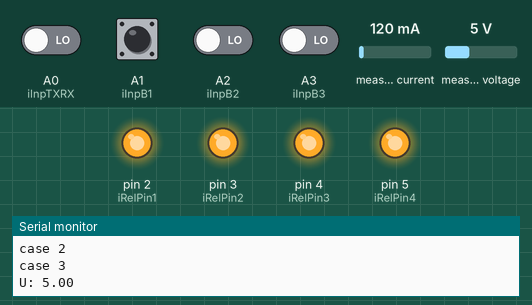
Simulated run of this sketch. Board: Arduino Uno, built with avr-gcc and run on an emulated ATmega328P. On the bench: output pins drawn as LEDs (lit = HIGH), the last lines printed to the serial monitor. Dashed ring = blinking. Inputs (shaded band) come from the test bench; at power-on: A0 (iInpTXRX), A1 (iInpB1), A2 (iInpB2), A3 (iInpB3) LOW, measured current 120 mA, measured voltage 5 V. WiFi joins after 1.5 s; servers stay silent unless stated; no MQTT or app messages arrive unless stated.

Above: at 3.7 s.
3.8 s: A1 (iInpB1) driven HIGH
At 5.0 s:
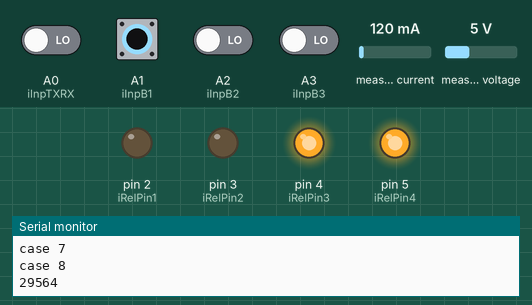
5.3 s: A2 (iInpB2) driven HIGH
At 6.1 s:
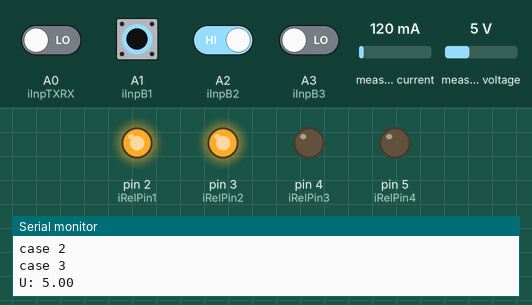
6.8 s: A2 (iInpB2) driven LOW
At 7.2 s:
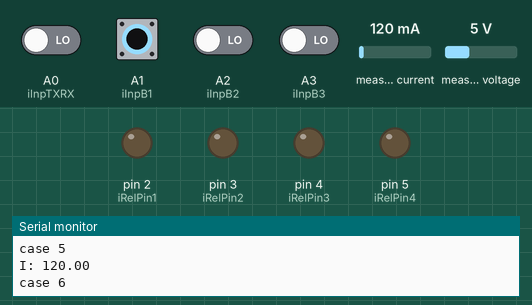
8.3 s: A1 (iInpB1) driven LOW
At 9.5 s:
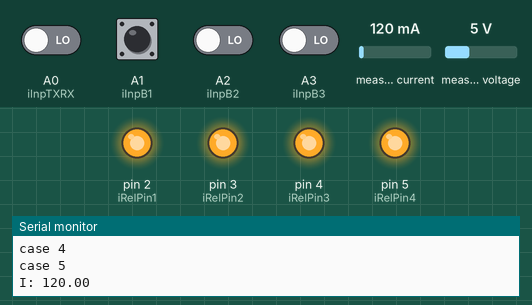
9.8 s: A1 (iInpB1) pulsed HIGH 5 times (0.12 s each, 0.3 s apart)
At 10.01 s:
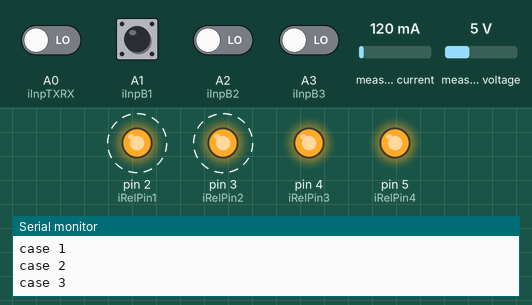
Timing chart, 0 to 12.8 s (numbered marks = the images above; inputs shaded):
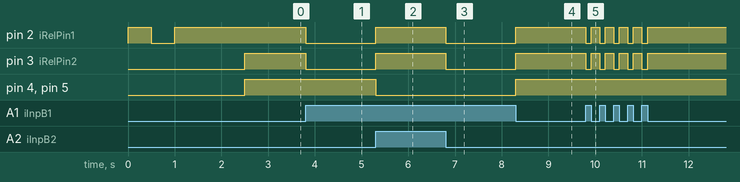

The sketch:

sdr-base.ino
```cpp
//version 0.1 01.05.2021
//version 1.0 08.05.2021
//B200mini sdr base
// using F()-Makro https://www.arduino.cc/reference/de/language/variables/utilities/progmem/
// https://www.arduinoforum.de/arduino-Thread-F-Makro-f%C3%BCr-Variablen-ein-kleiner-Tipp
//Funktion
//setup:
// 1. start serial
// 2. init INA219
// 3. init A0 - A3
// 4. init R1-4
// 5. init A0-A3
// 6. init MQTT
// 7. init Loop Timer
//Loop (poll A0 - A3, set TX/RX and Relais, send U/I println and mqtt
// A: main loop
// A.1. read band
// A.2. set band
// A.3. read RX TX
// A.4. set RX TX (9cm, 6cm, and 2m)
// A.5. call Communication Loop
// B: Communication Loop
// 1. measure U
// 2. println
// 3. measure I
// 4. println
// 5. read A0 - A3

// for INA219
#include <Wire.h>
#include <Adafruit_INA219.h>

//for Ethernet Shield
#include <SPI.h>
#include <Ethernet.h>

/* for MQTT */
#include <PubSubClient.h> // MQTT Bibliothek

//Adafruit_INA219 ina219;

Adafruit_INA219 ina219_A;
bool bIna219A = false;

// 2. INA219
float ub = 0;       //ina219_A
char  sub[5];
float ib = 0;       //ina219_A
char  sib[10];
//float uShunt =0;

// 4. Init R1-R4
int iRelPin1 = 2;
int iRelPin2 = 3;
int iRelPin3 = 4;
int iRelPin4 = 5;
int iRelPin5 = 6;
int iTX9cm   = 7;
int iTX6cm   = 8;
int iTX2m    = 9;
bool bRelPin1 = true;

// 5. Init A0-A3
int iInpTXRX = A0;
int iInpB1   = A1;
int iInpB2   = A2;
int iInpB3   = A3;
int iBand    = 0;
bool bTX     = false;


// 6. Init MQTT

// Enter a MAC address and IP address for your controller below.
// The IP address will be dependent on your local network.
// gateway and subnet are optional:
byte mac[] = {
  0x00, 0xAA, 0xBB, 0xCC, 0xDE, 0x03
};

EthernetClient ethClient;
PubSubClient client;

//char cEthFail_1[] = "Error: renewed fail";


char cMQTTstat[] = "DD0VS/SDR-base/stat";
char cMQTTtxrx[] = "DD0VS/SDR-base/RXTX";
char cMQTTband[] = "DD0VS/SDR-base/band";
char cMQTTvolt[] = "DD0VS/SDR-base/volt";
char cMQTTamps[] = "DD0VS/SDR-base/amps";
char cMQTTntme[] = "nothing to measure";
//char cMQTTalive[] = "DD0VS/SDR-base/stat";
char cBand[2];
char cRXTX[3];
// 6. Init Loop timer

unsigned long ulCommLoopTimerPrevious = 0;
int           iCommLoopStat = 0;

//Functions

void commLoop() {
  if ( (millis() - ulCommLoopTimerPrevious) >= 100) {
    ulCommLoopTimerPrevious = millis();
    //Serial.println("CommLoop");
    switch (iCommLoopStat) {
      case 1: Serial.println(F("case 1")); //publish TX
        iCommLoopStat++;
        //Serial.println("publish start RXTX");
        if (bTX) {
          sprintf(cRXTX, "%s", "TX");
          //client.publish(cMQTTtxrx,"TX");
        } else {
          sprintf(cRXTX, "%s", "RX");
          //client.publish(cMQTTtxrx,"RX");
        }
        client.publish(cMQTTtxrx, cRXTX);
        //Serial.println("publish end");
        break;
      case 2: Serial.println(F("case 2")); //publish Band
        iCommLoopStat++;
        sprintf(cBand, "%d", iBand);
        client.publish(cMQTTband, cBand);
        break;
      case 3: Serial.println(F("case 3")); //measure U
        iCommLoopStat++;
        if (bIna219A) {
          ub = ina219_A.getBusVoltage_V();
          //uShunt = ina219_A.getShuntVoltage_mV();
          // 2. println U
          Serial.print(F("U: "));
          Serial.println(ub);
          //Serial.print(F("Ushunt: "));
          //Serial.println(uShunt);
        }
        else {
          //delay(1000);
          Serial.println(cMQTTntme);
          ub = 12.9;
        }
        break;
      case 4: Serial.println(F("case 4")); //Publish U
        iCommLoopStat++;
        dtostrf(ub, 4, 1, sub);
        client.publish(cMQTTvolt, sub);
        break;
      case 5: Serial.println(F("case 5")); // Measure I
        if (bIna219A) {
          // 3. measure I
          ib = ina219_A.getCurrent_mA();
          Serial.print(F("I: "));
          Serial.println(ib);
        }
        else {
          //delay(1000);
          Serial.println(cMQTTntme);
          ib = 12000.0;
        }
        iCommLoopStat++;
        break;
      case 6: Serial.println(F("case 6")); //publish I
        iCommLoopStat++;
        dtostrf(ib, 7, 1, sib);
        client.publish(cMQTTamps, sib);
        break;
      case 7: Serial.println(F("case 7")); //MQTT loop
        iCommLoopStat++;
        if (!client.connected()) {
          reconnect();
        }
        client.loop();
        break;
      case 8: Serial.println(F("case 8")); //maintain Ehternet
        iCommLoopStat = 1;
        maintainEthernet();
        Serial.println(freeMemory());
        break;
      /*case 6: Serial.println("case 6"); //publish I
              iCommLoopStat++;
              Serial.println("publish start");
              client.publish(cMQTTalive,"alive");
              Serial.println("publish end");
              break; */
      default: Serial.println(F("Default"));
        iCommLoopStat = 1;
        break;
    }
  }
}

//read Band

int readBand() {
  // read LSB last
  int itempBand = 0;
  if (digitalRead(iInpB3))
    itempBand++;
  itempBand = itempBand << 1;
  if (digitalRead(iInpB2))
    itempBand++;
  itempBand = itempBand << 1;
  if (digitalRead(iInpB1))
    itempBand++;
  return itempBand;
}

// set Band
void setBand(int iBand) {
  switch (iBand) {
    // 8 options possible
    case 0:   //9cm
      digitalWrite(iRelPin1, true); //Rel switches to 1
      digitalWrite(iRelPin2, true); //Rel switches to 1
      digitalWrite(iRelPin3, true); //Rel switches to 1
      digitalWrite(iRelPin4, true); //Rel switches to 1
      digitalWrite(iRelPin5, true); //not used
      break;
    case 1:   //6cm
      digitalWrite(iRelPin1, false); //Rel switches to 2
      digitalWrite(iRelPin2, false); //Rel switches to 2
      //digitalWrite(iRelPin3, false);
      //digitalWrite(iRelPin4, false);
      //digitalWrite(iRelPin5, false);
      break;
    case 2:   //2m-1
      digitalWrite(iRelPin1, true); //Rel switches to 1
      digitalWrite(iRelPin2, true); //Rel switches to 1
      digitalWrite(iRelPin3, false); //Rel switches to
      digitalWrite(iRelPin4, false);
      digitalWrite(iRelPin5, true);
      break;
    case 3:   //2m-2
      digitalWrite(iRelPin1, true); //Rel switches to 1
      digitalWrite(iRelPin2, true); //Rel switches to 1
      digitalWrite(iRelPin3, false); //Rel switches to
      digitalWrite(iRelPin4, false);
      digitalWrite(iRelPin5, false);
      break;
    default:  digitalWrite(iRelPin1, false);
      digitalWrite(iRelPin2, false);
      digitalWrite(iRelPin3, false);
      digitalWrite(iRelPin4, false);
      digitalWrite(iRelPin5, false);
      break;
  }
}

// set TX
void setTX(int iBand, bool _bTX) {
  switch (iBand) {
    case 0: digitalWrite(iTX9cm, _bTX);
      digitalWrite(iTX6cm, false);
      digitalWrite(iTX2m, false);
      break;
deault: digitalWrite(iTX9cm, false);
      digitalWrite(iTX6cm, false);
      digitalWrite(iTX2m, false);
      break;

  }
}

// MQTT - Ethernet
void reconnect() {
  // Solange wiederholen bis Verbindung wiederhergestellt ist
  while (!client.connected()) {
    Serial.print(F("try MQTT con..."));
    //Versuch die Verbindung aufzunehmen
    if (client.connect("SDR-Base-Clnt")) {
      Serial.println("connected!");
      // Nun versendet der Arduino eine Nachricht in outTopic ...
      client.publish("DD0VS/SDR-base", "connected");
      // und meldet sich für bei inTopic für eingehende Nachrichten an
      //client.subscribe("inTopic");
    } else {
      Serial.print(F("Fehler, rc="));
      Serial.print(client.state());
      Serial.println(F(" next trail in 5 sec"));
      // 5 Sekunden Pause vor dem nächsten Versuch
      //delay(5000);
    }
  }
}

void maintainEthernet() {
  switch (Ethernet.maintain()) {
    case 1:
      //renewed fail
      Serial.println(F("Err: fail"));
      break;

    case 2:
      //renewed success
      Serial.println(F("Renew succ."));
      //print your local IP address:
      Serial.print(F("IP addr: "));
      Serial.println(Ethernet.localIP());
      break;

    case 3:
      //rebind fail
      Serial.println(F("Err: rebind fail"));
      break;

    case 4:
      //rebind success
      Serial.println(F("Rebind success"));
      //print your local IP address:
      Serial.print(F("My IP address: "));
      Serial.println(Ethernet.localIP());
      break;

    default:
      //nothing happened
      break;
  }
  //Serial.println("ethernet maintain end");
}

// myDelay
void myDelay(int iMyDel) {
  unsigned int uiMyDelMillis;

  uiMyDelMillis = millis();
  while ( (millis() - uiMyDelMillis) < iMyDel)
  {}

}

void setup() {
  client.setKeepAlive(1000);

  // put your setup code here, to run once:
  //1. start serial
  Serial.begin(9600);
  Serial.println(F("System Startup - SDR - Base"));
  //2. init INA219
  bIna219A = ina219_A.begin();
  if (!bIna219A)
    Serial.println(F("INA219_A not exists"));

  // 4. init R1-R4
  pinMode(iRelPin1, OUTPUT);
  pinMode(iRelPin2, OUTPUT);
  pinMode(iRelPin3, OUTPUT);
  pinMode(iRelPin4, OUTPUT);

  Serial.println(F("Test Relais 1"));
  digitalWrite(iRelPin1, bRelPin1);
  bRelPin1 = !bRelPin1;
  myDelay(500);
  Serial.println(F("Test Relais !1"));
  digitalWrite(iRelPin1, bRelPin1);
  bRelPin1 = !bRelPin1;
  myDelay(500);
  Serial.println(F("Test Relais 1"));
  digitalWrite(iRelPin1, bRelPin1);
  Serial.println(F("Test Relais end"));

  // 5. Init A0-A3
  pinMode(iInpTXRX, INPUT);
  pinMode(iInpB1, INPUT);
  pinMode(iInpB2, INPUT);
  pinMode(iInpB3, INPUT);


  // start the Ethernet connection:
  Serial.println(F("Initialize Ethernet with DHCP:"));
  if (Ethernet.begin(mac) == 0) {
    Serial.println(F("Failed to configure Ethernet using DHCP"));
    if (Ethernet.hardwareStatus() == EthernetNoHardware) {
      Serial.println(F("Ethernet shield was not found.  Sorry, can't run without hardware. :("));
    } else if (Ethernet.linkStatus() == LinkOFF) {
      Serial.println(F("Ethernet cable is not connected."));
    }
    // no point in carrying on, so do nothing forevermore:
    while (true) {
      //delay(1);
    }
  }
  // print your local IP address:
  Serial.print(F("My IP address: "));
  Serial.println(Ethernet.localIP());

  client.setClient(ethClient);
  client.setServer("shf-sdr", 1883);

  // End
  Serial.println(F("loop end"));
}

void loop() {
  // put your main code here, to run repeatedly:

  //read Band
  iBand = readBand();
  //set Band
  if (!bTX) { // never change band during TX
    setBand(iBand);
  }
  //read TX
  bTX = digitalRead(iInpTXRX);

  //set TX
  setTX(iBand, bTX);

  //communication Loop
  commLoop();

}

// https://learn.adafruit.com/memories-of-an-arduino/measuring-free-memory
// for debug reasons

#ifdef __arm__
// should use uinstd.h to define sbrk but Due causes a conflict
extern "C" char* sbrk(int incr);
#else  // __ARM__
extern char *__brkval;
#endif  // __arm__

int freeMemory() {
  char top;
#ifdef __arm__
  return &top - reinterpret_cast<char*>(sbrk(0));
#elif defined(CORE_TEENSY) || (ARDUINO > 103 && ARDUINO != 151)
  return &top - __brkval;
#else  // __arm__
  return __brkval ? &top - __brkval : &top - __malloc_heap_start;
#endif  // __arm__
}
```

Measured:
- after the input at 3.8 s, pin 2 (iRelPin1), pin 3 (iRelPin2): HIGH → LOW at once
- after the input at 5.3 s, pin 2 (iRelPin1), pin 3 (iRelPin2): LOW → HIGH at once; pin 4 (iRelPin3), pin 5 (iRelPin4): HIGH → LOW at once
- after the input at 6.8 s, pin 2 (iRelPin1), pin 3 (iRelPin2): HIGH → LOW at once
- after the input at 8.3 s, pin 2 (iRelPin1), pin 3 (iRelPin2), pin 4 (iRelPin3), pin 5 (iRelPin4): LOW → HIGH at once
- after the input at 9.8 s, pin 2 (iRelPin1), pin 3 (iRelPin2): alternates HIGH for 0.18 s and LOW for 0.12 s, 10 changes in all, then stays HIGH, starting at once
